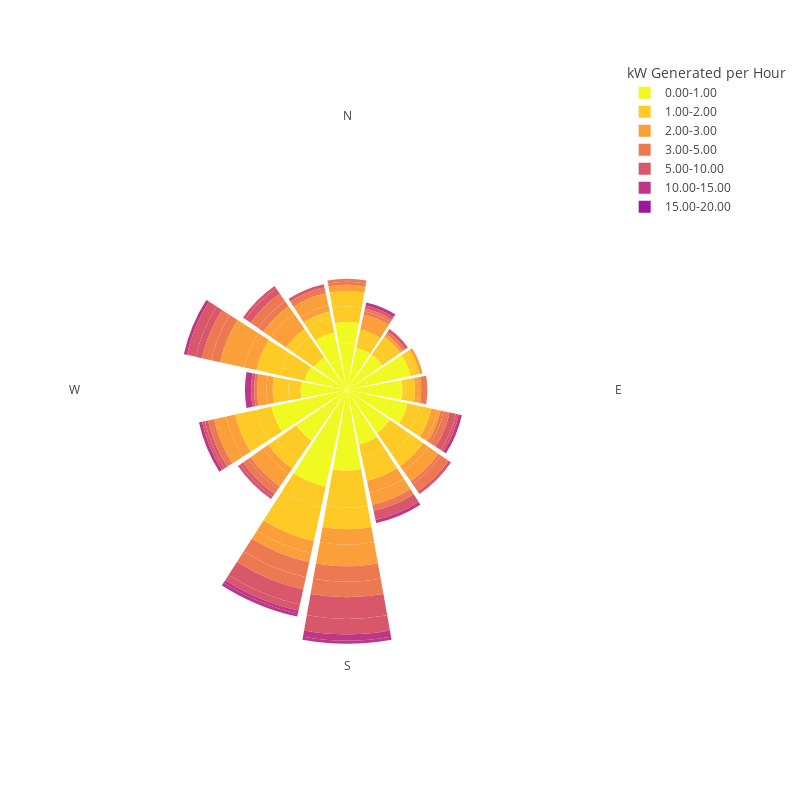

Here is the notebook cell this chart was saved with:
### Code cell
#Windrose for power generation based on direction
power_df = pd.DataFrame(columns = ["power_output", "wd"])
power_df["power_output"] = kw
power_df["wd"] = atmospheric_df["wd"]

WR = WindRose(power_df)
names = {'power_output':'ws'}
WR.calc_stats(normed=False, variable_names=names, bins=[0, 1, 2, 3, 5, 10, 15, 20])

fig = px.bar_polar(WR.wind_df, r="frequency", theta="direction",
                    color="speed", template="xgridoff", color_discrete_sequence= px.colors.sequential.Plasma_r,
                    width=800, height=800)

fig.update_layout(
    polar = dict(
        radialaxis = dict(showticklabels=False, ticks='', showline=False), 
        angularaxis = dict(ticks='', tickmode="array", tickvals=['N', 'NNE', 'NE', 
                                                      'ENE', 'E', 'ESE', 'SE',
                                                      'SSE', 'S', 'SSW', 'SW', 
                                                      'WSW', 'W', 'WNW', 'NW',
                                                      'NNW'], ticktext=['N', '', '', 
                                                      '', 'E', '', '',
                                                      '', 'S', '', '', 
                                                      '', 'W', '', '',
                                                      ''], showline=False),
        bgcolor = "rgba(0,0,0,0)"
    )
)
fig.update_layout({
    'plot_bgcolor': 'rgba(0,0,0,0)',
    'paper_bgcolor': 'rgba(0,0,0,0)', 
    'polar_radialaxis_gridcolor' : 'rgba(0,0,0,0)',
    'polar_angularaxis_gridcolor' : 'rgba(0,0,0,0)',
    'legend' : dict(title="kW Generated per Hour"),
    #'showlegend' : False
})
#fig.update(fig, showlegend = "false")

fig.show()
fig.write_image("power_generated.png")

### Figure 1 — Plotly figure (JSON) as saved in the notebook; plotly's stock layout.template omitted (floating-point values rounded to 4 significant figures)
{"data": [{"hovertemplate": "speed=0.00-1.00<br>frequency=%{r}<br>direction=%{theta}<extra></extra>", "legendgroup": "0.00-1.00", "marker": {"color": "#f0f921", "pattern": {"shape": ""}}, "name": "0.00-1.00", "r": [15, 6, 8, 8, 6, 7, 14, 10, 8, 13, 7, 5, 12, 9, 9, 11, 15, 12, 20, 8, 12, 12, 13, 11, 4, 5, 9, 5, 8, 10, 9, 7], "showlegend": true, "subplot": "polar", "theta": ["N", "NNE", "NNE", "NE", "NE", "ENE", "ENE", "E", "E", "ESE", "ESE", "SE", "SE", "SSE", "SSE", "S", "S", "SSW", "SSW", "SW", "SW", "WSW", "WSW", "W", "W", "WNW", "WNW", "NW", "NW", "NNW", "NNW", "N"], "type": "barpolar"}, {"hovertemplate": "speed=1.00-2.00<br>frequency=%{r}<br>direction=%{theta}<extra></extra>", "legendgroup": "1.00-2.00", "marker": {"color": "#fdca26", "pattern": {"shape": ""}}, "name": "1.00-2.00", "r": [5, 2, 4, 2, 5, 1, 2, 1, 3, 4, 4, 8, 5, 4, 8, 12, 7, 7, 11, 8, 3, 5, 7, 4, 5, 8, 8, 8, 3, 5, 2, 5], "showlegend": true, "subplot": "polar", "theta": ["N", "NNE", "NNE", "NE", "NE", "ENE", "ENE", "E", "E", "ESE", "ESE", "SE", "SE", "SSE", "SSE", "S", "S", "SSW", "SSW", "SW", "SW", "WSW", "WSW", "W", "W", "WNW", "WNW", "NW", "NW", "NNW", "NNW", "N"], "type": "barpolar"}, {"hovertemplate": "speed=2.00-3.00<br>frequency=%{r}<br>direction=%{theta}<extra></extra>", "legendgroup": "2.00-3.00", "marker": {"color": "#fb9f3a", "pattern": {"shape": ""}}, "name": "2.00-3.00", "r": [2, 5, 0, 1, 0, 0, 1, 1, 1, 2, 1, 2, 4, 4, 4, 5, 7, 4, 3, 2, 5, 3, 4, 2, 3, 4, 8, 6, 3, 2, 4, 0], "showlegend": true, "subplot": "polar", "theta": ["N", "NNE", "NNE", "NE", "NE", "ENE", "ENE", "E", "E", "ESE", "ESE", "SE", "SE", "SSE", "SSE", "S", "S", "SSW", "SSW", "SW", "SW", "WSW", "WSW", "W", "W", "WNW", "WNW", "NW", "NW", "NNW", "NNW", "N"], "type": "barpolar"}, {"hovertemplate": "speed=3.00-5.00<br>frequency=%{r}<br>direction=%{theta}<extra></extra>", "legendgroup": "3.00-5.00", "marker": {"color": "#ed7953", "pattern": {"shape": ""}}, "name": "3.00-5.00", "r": [1, 1, 1, 1, 0, 0, 0, 0, 2, 1, 2, 1, 3, 0, 2, 5, 5, 5, 4, 1, 2, 0, 2, 0, 1, 3, 3, 2, 3, 0, 2, 1], "showlegend": true, "subplot": "polar", "theta": ["N", "NNE", "NNE", "NE", "NE", "ENE", "ENE", "E", "E", "ESE", "ESE", "SE", "SE", "SSE", "SSE", "S", "S", "SSW", "SSW", "SW", "SW", "WSW", "WSW", "W", "W", "WNW", "WNW", "NW", "NW", "NNW", "NNW", "N"], "type": "barpolar"}, {"hovertemplate": "speed=5.00-10.00<br>frequency=%{r}<br>direction=%{theta}<extra></extra>", "legendgroup": "5.00-10.00", "marker": {"color": "#d8576b", "pattern": {"shape": ""}}, "name": "5.00-10.00", "r": [0, 0, 1, 0, 1, 0, 0, 0, 0, 2, 1, 1, 0, 0, 3, 7, 5, 5, 2, 1, 1, 1, 1, 0, 1, 2, 3, 2, 1, 1, 0, 0], "showlegend": true, "subplot": "polar", "theta": ["N", "NNE", "NNE", "NE", "NE", "ENE", "ENE", "E", "E", "ESE", "ESE", "SE", "SE", "SSE", "SSE", "S", "S", "SSW", "SSW", "SW", "SW", "WSW", "WSW", "W", "W", "WNW", "WNW", "NW", "NW", "NNW", "NNW", "N"], "type": "barpolar"}, {"hovertemplate": "speed=10.00-15.00<br>frequency=%{r}<br>direction=%{theta}<extra></extra>", "legendgroup": "10.00-15.00", "marker": {"color": "#bd3786", "pattern": {"shape": ""}}, "name": "10.00-15.00", "r": [0, 1, 0, 0, 0, 0, 0, 0, 0, 0, 1, 0, 0, 1, 0, 2, 1, 1, 1, 0, 0, 1, 0, 2, 0, 0, 1, 0, 0, 0, 0, 0], "showlegend": true, "subplot": "polar", "theta": ["N", "NNE", "NNE", "NE", "NE", "ENE", "ENE", "E", "E", "ESE", "ESE", "SE", "SE", "SSE", "SSE", "S", "S", "SSW", "SSW", "SW", "SW", "WSW", "WSW", "W", "W", "WNW", "WNW", "NW", "NW", "NNW", "NNW", "N"], "type": "barpolar"}, {"hovertemplate": "speed=15.00-20.00<br>frequency=%{r}<br>direction=%{theta}<extra></extra>", "legendgroup": "15.00-20.00", "marker": {"color": "#9c179e", "pattern": {"shape": ""}}, "name": "15.00-20.00", "r": [0, 0, 0, 0, 0, 0, 0, 0, 0, 0, 0, 0, 0, 0, 0, 0, 0, 0, 0, 0, 0, 0, 0, 0, 0, 0, 0, 0, 0, 0, 0, 0], "showlegend": true, "subplot": "polar", "theta": ["N", "NNE", "NNE", "NE", "NE", "ENE", "ENE", "E", "E", "ESE", "ESE", "SE", "SE", "SSE", "SSE", "S", "S", "SSW", "SSW", "SW", "SW", "WSW", "WSW", "W", "W", "WNW", "WNW", "NW", "NW", "NNW", "NNW", "N"], "type": "barpolar"}], "layout": {"barmode": "relative", "height": 800, "legend": {"title": {"text": "kW Generated per Hour"}, "tracegroupgap": 0}, "margin": {"t": 60}, "paper_bgcolor": "rgba(0, 0, 0, 0)", "plot_bgcolor": "rgba(0, 0, 0, 0)", "polar": {"angularaxis": {"direction": "clockwise", "gridcolor": "rgba(0, 0, 0, 0)", "rotation": 90, "showline": false, "tickmode": "array", "ticks": "", "ticktext": ["N", "", "", "", "E", "", "", "", "S", "", "", "", "W", "", "", ""], "tickvals": ["N", "NNE", "NE", "ENE", "E", "ESE", "SE", "SSE", "S", "SSW", "SW", "WSW", "W", "WNW", "NW", "NNW"], "type": "category"}, "bgcolor": "rgba(0, 0, 0, 0)", "domain": {"x": [0, 1], "y": [0, 1]}, "radialaxis": {"autorange": true, "gridcolor": "rgba(0, 0, 0, 0)", "range": [0, 86.32], "showline": false, "showticklabels": false, "ticks": "", "type": "linear"}}, "width": 800}}
